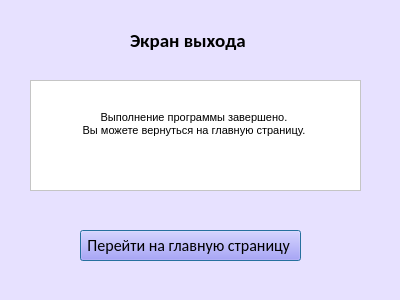
<?xml version="1.0" encoding="UTF-8"?>
<ui version="4.0">
 <class>Dialog</class>
 <widget class="QDialog" name="Dialog">
  <property name="geometry">
   <rect>
    <x>0</x>
    <y>0</y>
    <width>400</width>
    <height>300</height>
   </rect>
  </property>
  <property name="windowTitle">
   <string>Dialog</string>
  </property>
  <property name="styleSheet">
   <string notr="true">background-color: rgb(231, 225, 255)</string>
  </property>
  <widget class="QTextEdit" name="textEdit">
   <property name="geometry">
    <rect>
     <x>30</x>
     <y>80</y>
     <width>331</width>
     <height>111</height>
    </rect>
   </property>
   <property name="styleSheet">
    <string notr="true">background-color: rgb(255, 255, 255);</string>
   </property>
   <property name="html">
    <string>&lt;!DOCTYPE HTML PUBLIC &quot;-//W3C//DTD HTML 4.0//EN&quot; &quot;http://www.w3.org/TR/REC-html40/strict.dtd&quot;&gt;
&lt;html&gt;&lt;head&gt;&lt;meta name=&quot;qrichtext&quot; content=&quot;1&quot; /&gt;&lt;style type=&quot;text/css&quot;&gt;
p, li { white-space: pre-wrap; }
&lt;/style&gt;&lt;/head&gt;&lt;body style=&quot; font-family:'MS Shell Dlg 2'; font-size:8.25pt; font-weight:400; font-style:normal;&quot;&gt;
&lt;p align=&quot;center&quot; style=&quot;-qt-paragraph-type:empty; margin-top:0px; margin-bottom:0px; margin-left:0px; margin-right:0px; -qt-block-indent:0; text-indent:0px;&quot;&gt;&lt;br /&gt;&lt;/p&gt;
&lt;p align=&quot;center&quot; style=&quot;-qt-paragraph-type:empty; margin-top:0px; margin-bottom:0px; margin-left:0px; margin-right:0px; -qt-block-indent:0; text-indent:0px;&quot;&gt;&lt;br /&gt;&lt;/p&gt;
&lt;p align=&quot;center&quot; style=&quot; margin-top:0px; margin-bottom:0px; margin-left:0px; margin-right:0px; -qt-block-indent:0; text-indent:0px;&quot;&gt;Выполнение программы завершено. &lt;/p&gt;
&lt;p align=&quot;center&quot; style=&quot; margin-top:0px; margin-bottom:0px; margin-left:0px; margin-right:0px; -qt-block-indent:0; text-indent:0px;&quot;&gt;Вы можете вернуться на главную страницу. &lt;/p&gt;&lt;/body&gt;&lt;/html&gt;</string>
   </property>
  </widget>
  <widget class="QPushButton" name="pushButton">
   <property name="geometry">
    <rect>
     <x>80</x>
     <y>230</y>
     <width>221</width>
     <height>31</height>
    </rect>
   </property>
   <property name="font">
    <font>
     <family>Calibri</family>
     <pointsize>12</pointsize>
    </font>
   </property>
   <property name="styleSheet">
    <string notr="true">background-color: rgb(159, 140, 255)</string>
   </property>
   <property name="text">
    <string>Перейти на главную страницу </string>
   </property>
  </widget>
  <widget class="QLabel" name="label">
   <property name="geometry">
    <rect>
     <x>130</x>
     <y>30</y>
     <width>121</width>
     <height>21</height>
    </rect>
   </property>
   <property name="font">
    <font>
     <family>Calibri</family>
     <pointsize>14</pointsize>
     <weight>75</weight>
     <italic>false</italic>
     <bold>true</bold>
     <underline>false</underline>
    </font>
   </property>
   <property name="text">
    <string>Экран выхода </string>
   </property>
  </widget>
 </widget>
 <resources/>
 <connections/>
</ui>
